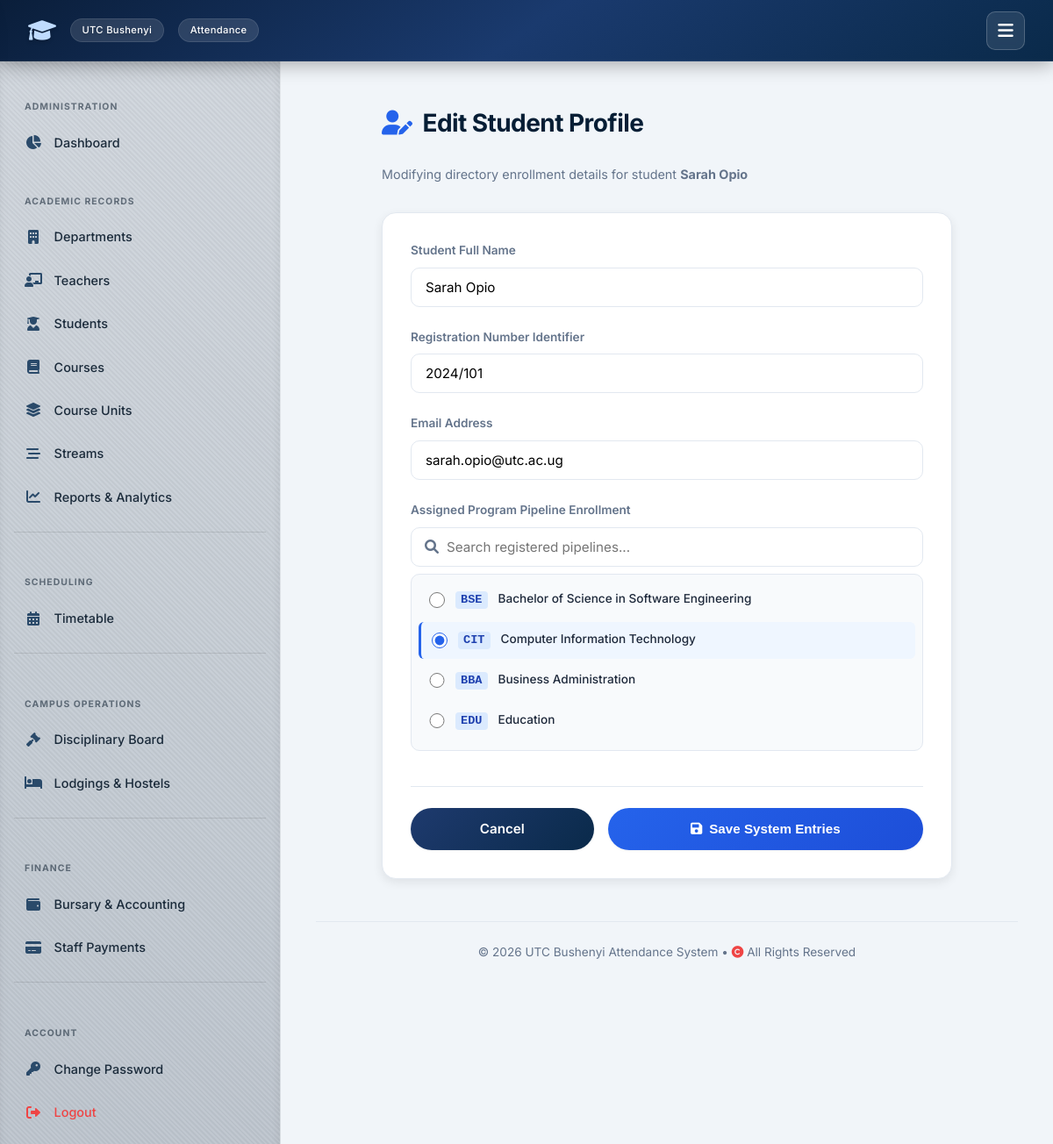
The page /user-admin/manage-students/edit/2024/101/ (signed in) on the database its author committed.
### attendance/models.py (models this page shows, shortened)
class StudentProfile(models.Model):
    reg_number = models.CharField(max_length=50, primary_key=True)
    user = models.OneToOneField(User, on_delete=models.CASCADE, related_name='student_profile')
    name = models.CharField(max_length=255)
    course = models.ForeignKey(Course, on_delete=models.CASCADE, related_name='students')
    stream = models.ForeignKey(Stream, on_delete=models.CASCADE, related_name='students')

class User(AbstractUser):
    IS_ADMIN = 'ADMIN'
    IS_TEACHER = 'TEACHER'
    IS_STUDENT = 'STUDENT'
    IS_WARDEN = 'WARDEN'
    IS_LIBRARIAN = 'LIBRARIAN'
    IS_ACCOUNTANT = 'ACCOUNTANT'
    ROLE_CHOICES = [
        (IS_ADMIN, 'Admin'),
        (IS_TEACHER, 'Teacher/Lecturer'),
        (IS_STUDENT, 'Student'),
        (IS_WARDEN, 'Warden'),
        (IS_LIBRARIAN, 'Librarian'),
        (IS_ACCOUNTANT, 'Accountant'),
    ]
    role = models.CharField(max_length=15, choices=ROLE_CHOICES, default=IS_STUDENT)

class Course(models.Model):
    code = models.CharField(max_length=20, primary_key=True)
    name = models.CharField(max_length=255)
    department = models.ForeignKey(Department, on_delete=models.SET_NULL, null=True, blank=True, related_name='courses')

### attendance/views_admin.py (the view, shortened to what this page needs)
# urls.py: path('user-admin/manage-students/edit/<path:pk>/', views_admin.edit_student, name='edit_student'),
@login_required
@transaction.atomic
def edit_student(request, pk):
    if request.user.role != User.IS_ADMIN:
        return HttpResponse("Unauthorized", status=403)
    student = get_object_or_404(StudentProfile, pk=pk)
    courses = Course.objects.all()
    streams = Stream.objects.filter(course=student.course)
    return render(request, 'attendance/edit_student.html', {
        'student': student,
        'active_courses_list': courses,
        'streams': streams
    })

### templates/attendance/edit_student.html (shortened to what this page needs)
{% extends 'attendance/base.html' %}
{% block content %}
<div class="edit-container">
    <div class="page-header">
        <h2><i class="fas fa-user-edit" style="color: #2563eb;"></i> Edit Student Profile</h2>
        <p style="color: var(--text-muted); font-size: 0.9rem; margin-top: 0.25rem;">
            Modifying directory enrollment details for student <strong>{{ student.name }}</strong>
        </p>
    </div>
    <div class="card">
        <form method="POST" action="">
            <div class="form-group">
                <label for="name">Student Full Name</label>
                <input type="text" id="name" name="name" class="form-control" value="{{ student.name }}" required>
            </div>
            <div class="form-group">
                <label for="registration_number">Registration Number Identifier</label>
                <input type="text" id="registration_number" name="registration_number" class="form-control" value="{{ student.reg_number }}" required>
            </div>
            <div class="form-group">
                <label for="email">Email Address</label>
                <input type="email" id="email" name="email" class="form-control" value="{{ student.user.email }}" required>
            </div>
            <div class="form-group">
                <label>Assigned Program Pipeline Enrollment</label>
                <div class="search-wrapper">
                    <i class="fas fa-search"></i>
                    <input type="text" id="studentCourseSearch" class="form-control search-input" placeholder="Search registered pipelines...">
                </div>
                <div class="options-list-card" id="studentCourseList">
                    {% for course in active_courses_list %}
                    <div class="radio-option-wrapper {% if course.code == student.course.code %}selected{% endif %}" data-search-payload="{{ course.code }} {{ course.name }}">
                        <input type="radio"
                               id="course_{{ course.code }}"
                               name="course"
                               value="{{ course.code }}"
                               {% if course.code == student.course.code %}checked{% endif %} required>
                        <label for="course_{{ course.code }}">
                            <code>{{ course.code }}</code> {{ course.name }}
                        </label>
                    </div>
                    {% endfor %}
                </div>
            </div>
            <div class="form-actions">
                <a href="{% url 'attendance:manage_students' %}" class="btn btn-outline" style="flex: 1; text-align: center; justify-content: center;">
                    Cancel
                </a>
                <button type="submit" class="btn" style="flex: 2; justify-content: center; background: linear-gradient(135deg, #2563eb, #1d4ed8);">
                    <i class="fas fa-save"></i> Save System Entries
                </button>
            </div>
        </form>
    </div>
</div>
{% endblock %}

### static/style.css (style rules this page uses)
:root { --primary: #0f3b3e; --primary-dark: #0c4e6d ; --primary-light: #e6f4f1; --secondary: #2c6e6b; --accent: #3b82f6; --success: #10b981; --success-light: #d1fae5; --danger: #ef4444; --danger-light: #fee2e2; --warning: #f59e0b; --warning-light: #fef3c7; --info: #3b82f6; --info-light: #dbeafe; --bg-main: #f1f5f9; --surface: #ffffff; --surface-hover: #f8fafc; --text-main: #0f172a; --text-muted: #64748b; --border: #e2e8f0; --shadow-sm: 0 1px 3px rgba(0,0,0,0.06); --shadow: 0 4px 12px rgba(0,0,0,0.08); --shadow-lg: 0 10px 30px rgba(0,0,0,0.12); --radius: 16px; --radius-sm: 10px; --transition: all 0.25s cubic-bezier(0.4, 0, 0.2, 1); --font: 'Inter', -apple-system, BlinkMacSystemFont, 'Segoe UI', Roboto, Helvetica, Arial, sans-serif; --nav-height: 70px; --sidebar-width: 320px; }
* { box-sizing: border-box; margin: 0; padding: 0; }
body { font-family: var(--font); background: var(--bg-main); color: var(--text-main); line-height: 1.6; min-height: 100vh; display: flex; flex-direction: column; }
a { text-decoration: none; color: inherit; }
.card { background: var(--surface); border-radius: var(--radius); padding: 2rem; box-shadow: var(--shadow); border: 1px solid var(--border); transition: var(--transition); }
h2 { font-size: 1.75rem; font-weight: 700; color: var(--primary-dark); margin-bottom: 1.5rem; letter-spacing: -0.02em; display: flex; align-items: center; gap: 0.75rem; }
h2 i { color: var(--secondary); }
.btn { display: inline-flex; align-items: center; justify-content: center; gap: 0.5rem; background: linear-gradient(135deg, var(--secondary), var(--primary)); color: #fff; padding: 0.75rem 1.8rem; border: none; border-radius: 50px; font-weight: 600; font-size: 0.95rem; cursor: pointer; transition: var(--transition); box-shadow: var(--shadow-sm); text-decoration: none; }
.btn-outline { background: transparent; border: 1px solid var(--border); color: var(--text-main); }

### templates/attendance/base.html (style rules this page uses)
:root { --primary: #0a2a4a; --primary-dark: #061e35; --primary-light: #e6eff9; --secondary: #1e3a6e; --accent: #3b82f6; --success: #3b82f6; --success-light: #dbeafe; --danger: #ef4444; --danger-light: #fee2e2; --warning: #f59e0b; --warning-light: #fef3c7; --info: #3b82f6; --info-light: #dbeafe; --bg-main: #f1f5f9; --surface: #ffffff; --surface-hover: #f8fafc; --text-main: #1e293b; --text-muted: #64748b; --border: #e2e8f0; --shadow-sm: 0 1px 3px rgba(0,0,0,0.06); --shadow: 0 4px 12px rgba(0,0,0,0.08); --shadow-lg: 0 10px 30px rgba(0,0,0,0.12); --radius: 16px; --radius-sm: 10px; --transition: all 0.25s cubic-bezier(0.4, 0, 0.2, 1); --font: 'Inter', -apple-system, BlinkMacSystemFont, 'Segoe UI', Roboto, Helvetica, Arial, sans-serif; --nav-height: 70px; --sidebar-width: 320px; }
* { box-sizing: border-box; margin: 0; padding: 0; }
body { font-family: var(--font); background: var(--bg-main); color: var(--text-main); line-height: 1.6; min-height: 100vh; display: flex; flex-direction: column; }
a { text-decoration: none; color: inherit; }
.card { background: var(--surface); border-radius: var(--radius); padding: 2rem; box-shadow: var(--shadow); border: 1px solid var(--border); transition: var(--transition); }
h2 { font-size: 1.75rem; font-weight: 700; color: var(--primary-dark); margin-bottom: 1.5rem; letter-spacing: -0.02em; display: flex; align-items: center; gap: 0.75rem; }
h2 i { color: var(--secondary); }
.btn { display: inline-flex; align-items: center; justify-content: center; gap: 0.5rem; background: linear-gradient(135deg, var(--secondary), var(--primary)); color: #fff; padding: 0.75rem 1.8rem; border: none; border-radius: 50px; font-weight: 600; font-size: 0.95rem; cursor: pointer; transition: var(--transition); box-shadow: var(--shadow-sm); text-decoration: none; }

### rows shown on the page
StudentProfile: name "Sarah Opio", registration_number "2024/101", email "sarah.opio@utc.ac.ug"
Course: code "☐ BSE Bachelor of Science in Sof", code "BSE", name "Bachelor of Science in Software Engineering"
Course: code "☑ CIT Computer Information Techn", code "CIT", name "Computer Information Technology"
Course: code "☐ BBA Business Administration", code "BBA", name "Business Administration"
Course: code "☐ EDU Education", code "EDU", name "Education"
